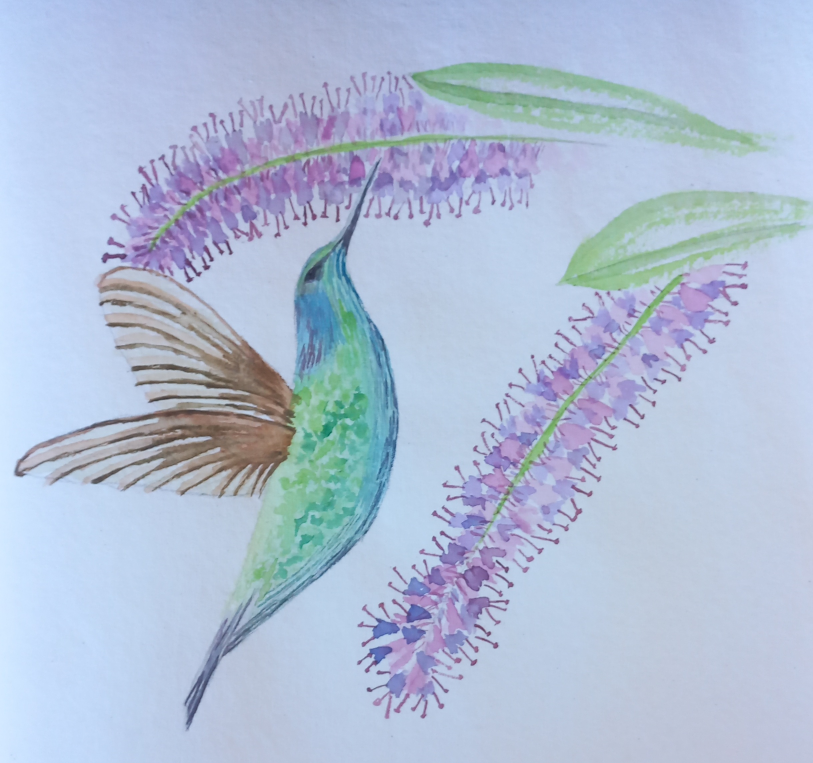
#> input picture _site/originals/humming-bird.jpg, 2437 x 2287 px (shown at 1/3 size); its folder holds only this picture in this run
$ python prepare_images.py
#> lines starting #> are read from the running program, lines starting #| are printed output that depends on the picture
from pathlib import Path
from PIL import Image

SOURCE = Path("../originals")
DISPLAY = Path("../assets/images/paintings")
THUMBS = DISPLAY / "thumbs"

DISPLAY.mkdir(parents=True, exist_ok=True)
THUMBS.mkdir(parents=True, exist_ok=True)

DISPLAY_SIZE = 2000
THUMB_SIZE = 500

for image_file in SOURCE.glob("*"):

    if image_file.suffix.lower() not in [".jpg", ".jpeg", ".png", ".tif", ".tiff"]:
        continue

    name = image_file.stem.lower().replace(" ", "-")

    img = Image.open(image_file)
#> img is the input picture: PIL image 2437x2287 RGB; mean R, G, B 175.8, 190.2, 213.8

    if img.mode != "RGB":
        img = img.convert("RGB")

    #
    # Display image
    #

    display = img.copy()

    display.thumbnail((DISPLAY_SIZE, DISPLAY_SIZE))

    display.save(
        DISPLAY / f"{name}.jpg",
        quality=92,
        optimize=True
    )

    #
    # Square thumbnail
    #

    thumb = img.copy()

    w, h = thumb.size
#> w = 2437; h = 2287

    side = min(w, h)
#> side = 2287

    left = (w - side) // 2
#> left = 75
    top = (h - side) // 2
#> top = 0

    thumb = thumb.crop((left, top, left + side, top + side))
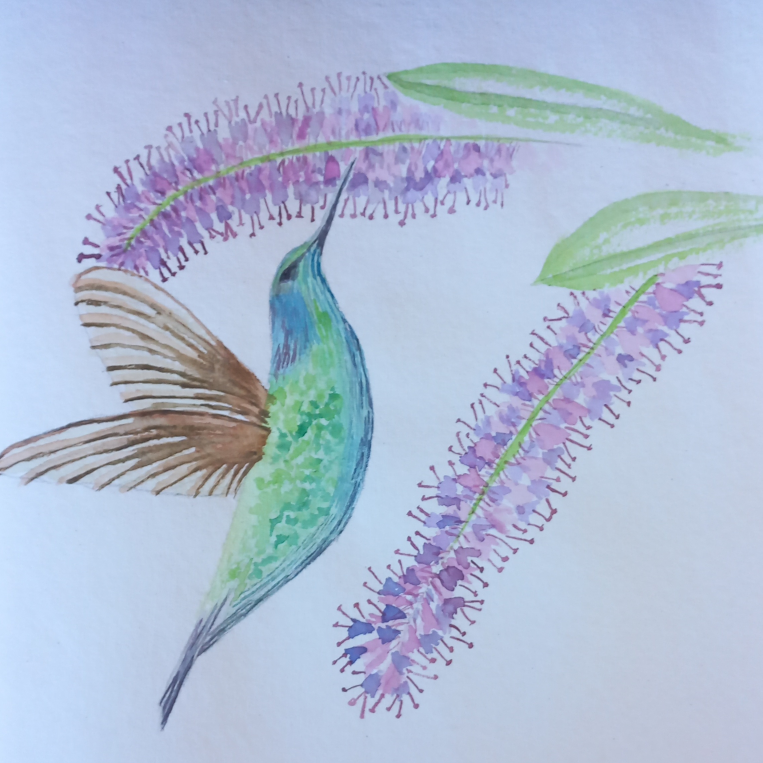
#> thumb: PIL image 2287x2287 RGB (shown at 1/3 size); mean R, G, B 174.4, 188.5, 211.9

    thumb = thumb.resize((THUMB_SIZE, THUMB_SIZE))
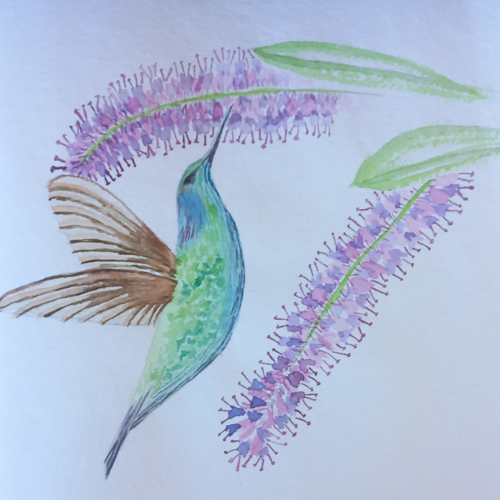
#> thumb: PIL image 500x500 RGB; mean R, G, B 174.4, 188.5, 211.9

    thumb.save(
        THUMBS / f"{name}-thumb.jpg",
        quality=90,
        optimize=True
    )

print("Finished.")

$ run again, on _site/originals/vase-of-flowers.jpg
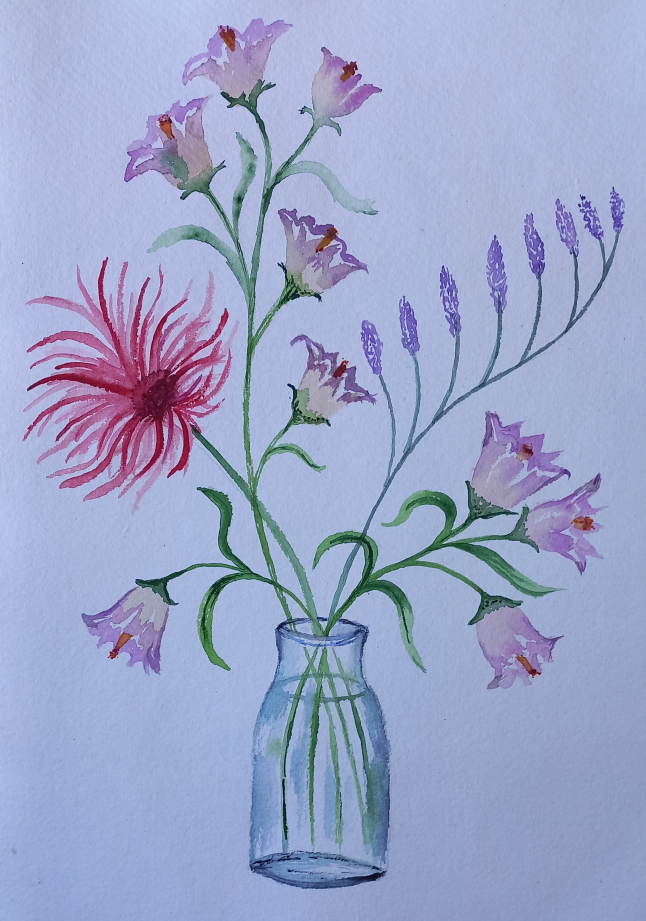
#> input picture _site/originals/vase-of-flowers.jpg, 2582 x 3684 px (shown at 1/4 size)
#> img is the input picture: PIL image 2582x3684 RGB; mean R, G, B 155.7, 165.1, 201.3
#> `thumb = thumb.crop((left, top, left + side, top + side))`:
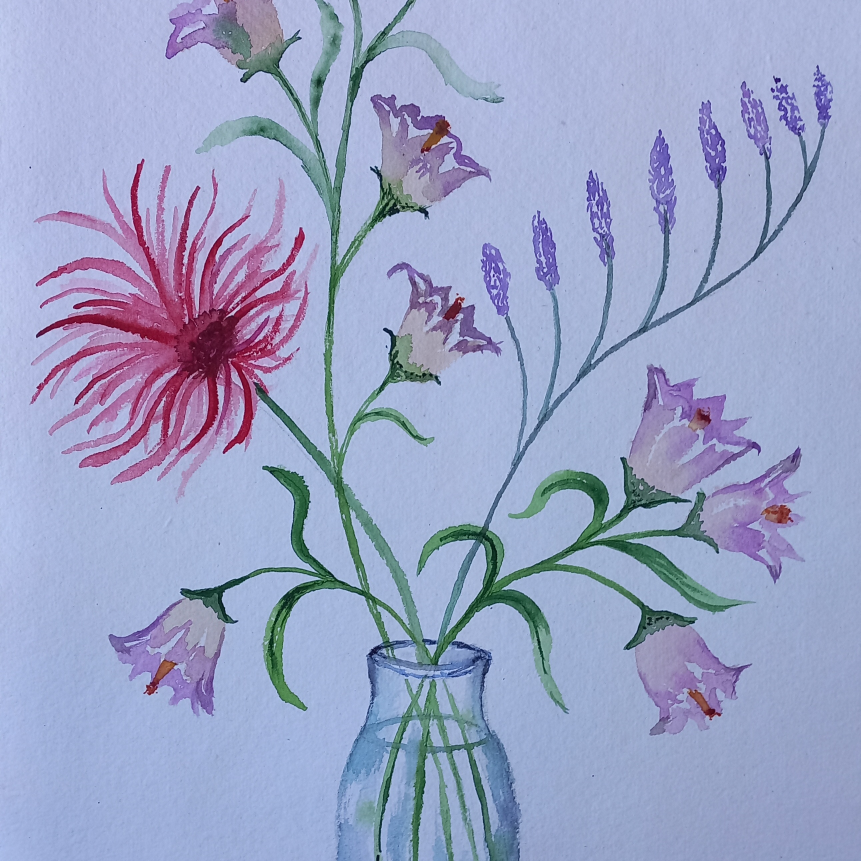
#> thumb: PIL image 2582x2582 RGB (shown at 1/3 size); mean R, G, B 154.5, 163.1, 198
#> `thumb = thumb.resize((THUMB_SIZE, THUMB_SIZE))`:
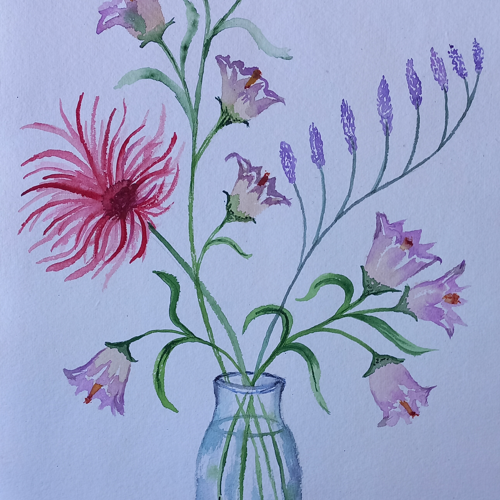
#> thumb: PIL image 500x500 RGB; mean R, G, B 154.5, 163.1, 198

$ run again, on _site/originals/window-box.jpg
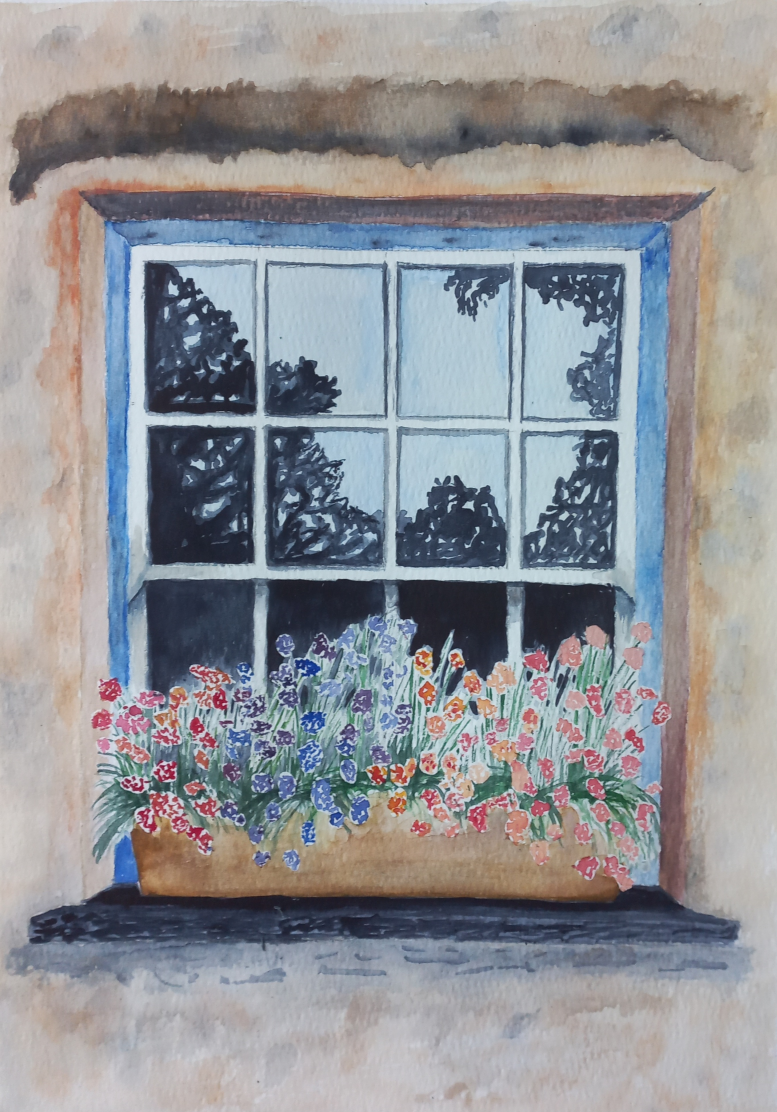
#> input picture _site/originals/window-box.jpg, 2331 x 3336 px (shown at 1/3 size)
#> img is the input picture: PIL image 2331x3336 RGB; mean R, G, B 144.9, 146, 150.2
#> `thumb = thumb.crop((left, top, left + side, top + side))`:
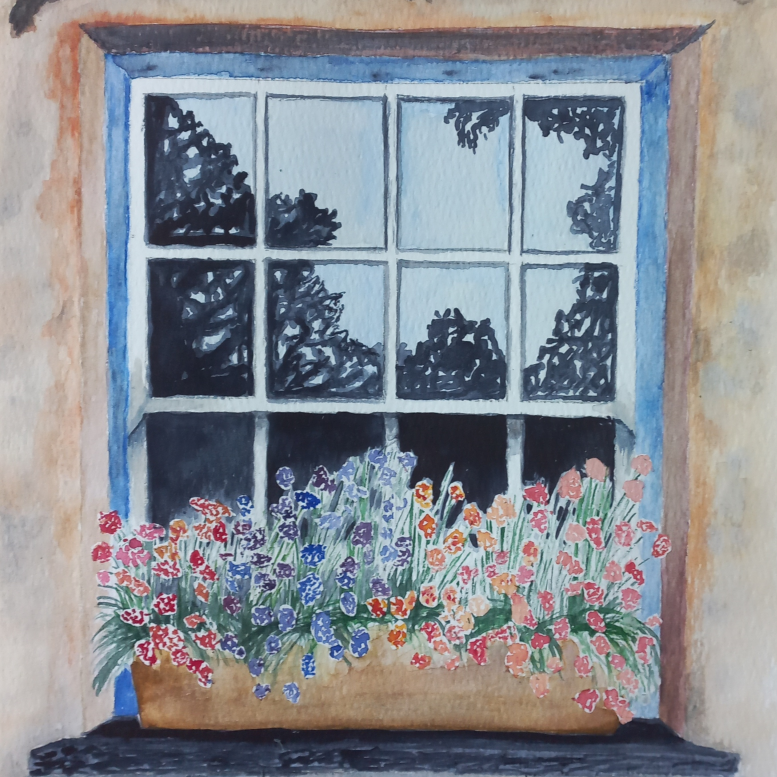
#> thumb: PIL image 2331x2331 RGB (shown at 1/3 size); mean R, G, B 136.6, 140.1, 146.4
#> `thumb = thumb.resize((THUMB_SIZE, THUMB_SIZE))`:
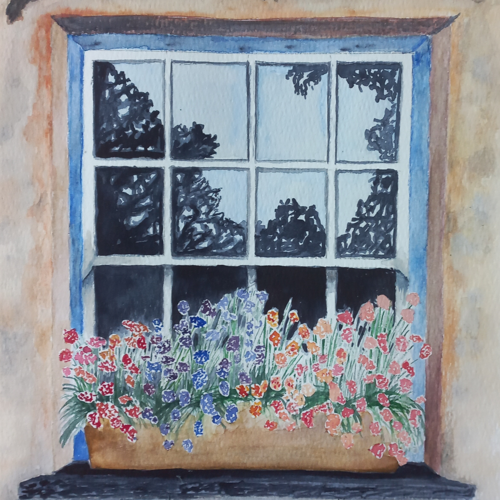
#> thumb: PIL image 500x500 RGB; mean R, G, B 136.6, 140.1, 146.4
